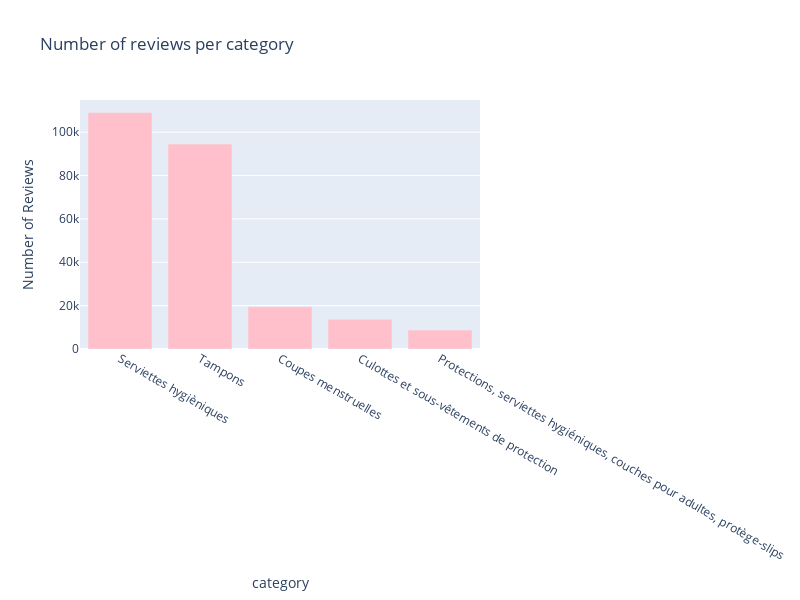

The code cell stored with this chart in its notebook:
### Code cell
fig2 = px.bar(
    nreviews_per_cat,
    y="num_reviews",
    x="category",
    title="Number of reviews per category",
    labels={"num_reviews": "Number of Reviews"},
    color_discrete_sequence=shades_of_pink,
)

fig2.update_layout(
    width=800, height=600
)  # Example: Set width to 800 pixels and height to 600 pixels

fig2.show()

### Figure 1 — Plotly figure (JSON) as saved in the notebook; plotly's stock layout.template omitted (floating-point values rounded to 4 significant figures)
{"data": [{"alignmentgroup": "True", "hovertemplate": "category=%{x}<br>Number of Reviews=%{y}<extra></extra>", "legendgroup": "", "marker": {"color": "#FFC0CB", "pattern": {"shape": ""}}, "name": "", "offsetgroup": "", "orientation": "v", "showlegend": false, "textposition": "auto", "type": "bar", "x": ["Serviettes hygièniques", "Tampons", "Coupes menstruelles", "Culottes et sous-vêtements de protection", "Protections, serviettes hygiéniques, couches pour adultes, protège-slips"], "xaxis": "x", "y": [109103, 94551, 19482, 13722, 8759], "yaxis": "y"}], "layout": {"barmode": "relative", "height": 600, "legend": {"tracegroupgap": 0}, "title": {"text": "Number of reviews per category"}, "width": 800, "xaxis": {"anchor": "y", "domain": [0, 1], "title": {"text": "category"}}, "yaxis": {"anchor": "x", "domain": [0, 1], "title": {"text": "Number of Reviews"}}}}
